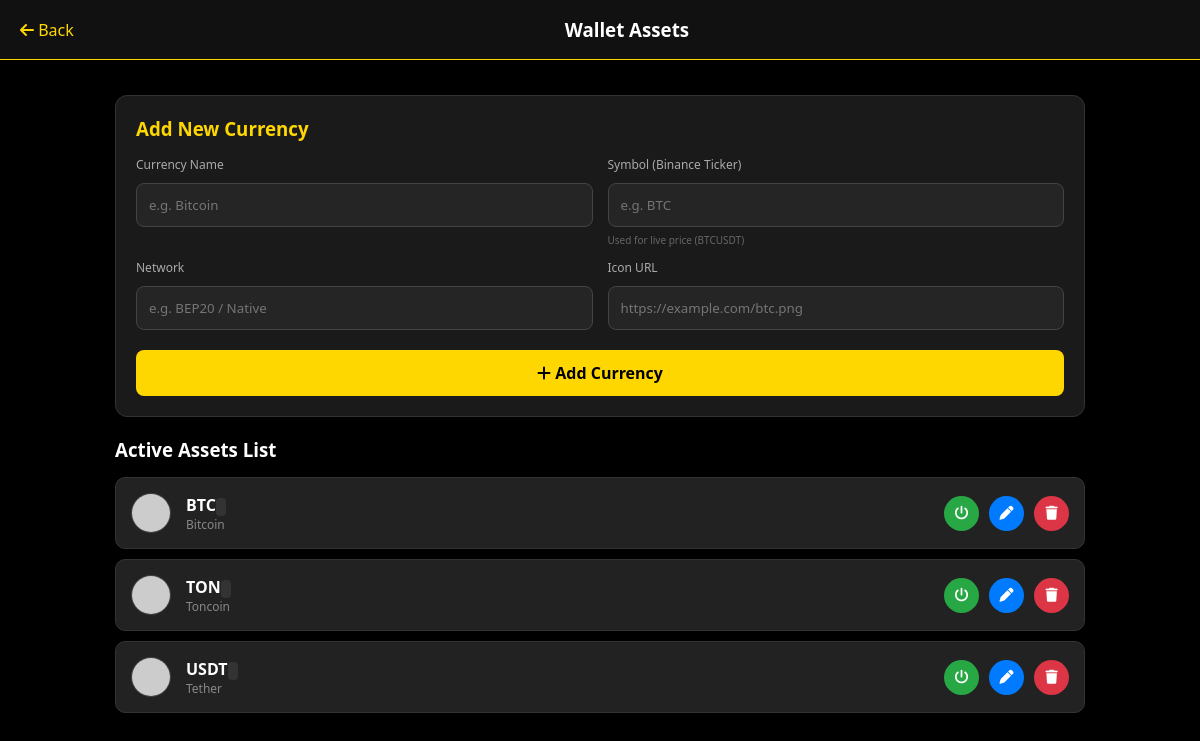
The app's page /admin/assets.php (signed in) with its own data.
### tables this page shows
CREATE TABLE `assets` (
  `id` int(11) NOT NULL AUTO_INCREMENT,
  `symbol` varchar(10) NOT NULL,
  `name` varchar(50) NOT NULL,
  `icon_url` varchar(255) DEFAULT NULL,
  `is_active` tinyint(1) DEFAULT 1,
  PRIMARY KEY (`id`)
);

### admin/assets.php (the view, shortened to what this page needs)
<?php
require_once '../includes/db_connect.php';
$assets = $pdo->query("SELECT * FROM assets ORDER BY id DESC")->fetchAll(PDO::FETCH_ASSOC);
?>
<!DOCTYPE html>
<html lang="en">
<head>
    <link rel="stylesheet" href="../assets/css/style.css">
    <link rel="stylesheet" href="https://cdnjs.cloudflare.com/ajax/libs/font-awesome/6.4.0/css/all.min.css">
</head>
<body>
    <div class="admin-nav">
        <a href="dashboard.php" style="color: gold; text-decoration: none;"><i class="fa-solid fa-arrow-left"></i> Back</a>
        <h3 style="color: white;">Wallet Assets</h3>
    </div>
    <div class="container">
        <div class="card">
            <h3 style="color: gold; margin-bottom: 15px;">Add New Currency</h3>
            <form method="POST">
                <div class="row">
                    <div class="col">
                        <label>Currency Name</label>
                        <input type="text" name="name" placeholder="e.g. Bitcoin" required>
                    </div>
                    <div class="col">
                        <label>Symbol (Binance Ticker)</label>
                        <input type="text" name="symbol" placeholder="e.g. BTC" required>
                        <small style="color: #666; font-size: 10px;">Used for live price (BTCUSDT)</small>
                    </div>
                </div>
                <div class="row" style="margin-top: 10px;">
                    <div class="col">
                        <label>Network</label>
                        <input type="text" name="network" placeholder="e.g. BEP20 / Native" required>
                    </div>
                    <div class="col">
                        <label>Icon URL</label>
                        <input type="text" name="icon_url" placeholder="https://example.com/btc.png" required>
                    </div>
                </div>
                <button type="submit" name="btn_add_asset" class="btn" style="background: gold; color: black; margin-top: 20px; width: 100%; padding: 12px; font-weight: bold; border: none; border-radius: 8px; cursor: pointer;">
                    <i class="fa-solid fa-plus"></i> Add Currency
                </button>
            </form>
        </div>
        <h3 style="color: #fff; margin-bottom: 15px;">Active Assets List</h3>
        <div class="asset-list">
            <?php if(count($assets) > 0): ?>
                <?php foreach($assets as $coin): ?>
                <div class="asset-item" style="opacity: <?php echo $coin['is_active'] ? '1' : '0.5'; ?>">
                    <div class="coin-info">
                        <img src="<?php echo htmlspecialchars($coin['icon_url']); ?>" onerror="this.src='https://via.placeholder.com/40'" class="coin-icon">
                        <div>
                            <div style="font-weight: bold; color: white; font-size: 16px;">
                                <?php echo htmlspecialchars($coin['symbol']); ?>
                                <span style="font-size: 10px; background: #333; padding: 2px 5px; border-radius: 4px; color: gold;">
                                </span>
                            </div>
                            <div style="font-size: 12px; color: #888;"><?php echo htmlspecialchars($coin['name']); ?></div>
                        </div>
                    </div>
                    <div class="action-group">
                        <a href="?toggle=<?php echo $coin['id']; ?>&s=<?php echo $coin['is_active']; ?>"
                           class="circle-btn <?php echo $coin['is_active'] ? 'btn-on' : 'btn-off'; ?>"
                           title="<?php echo $coin['is_active'] ? 'Disable' : 'Enable'; ?>">
                           <i class="fa-solid fa-power-off"></i>
                        </a>
                        <button onclick='openEditModal(<?php echo json_encode($coin); ?>)' class="circle-btn btn-edit">
                            <i class="fa-solid fa-pen"></i>
                        </button>
                        <a href="?del=<?php echo $coin['id']; ?>" class="circle-btn btn-del" onclick="return confirm('Are you sure you want to delete this currency?');">
                            <i class="fa-solid fa-trash"></i>
                        </a>
                    </div>
                </div>
                <?php endforeach; ?>
            <?php else: ?>
                <div style="text-align: center; padding: 30px; color: #666;">No assets found. Add one above.</div>
            <?php endif; ?>
        </div>
    </div>
</body>
</html>

### assets/css/style.css (style rules this page uses)
:root { --primary-gold: #FFD700; --bg-dark: #000000; --card-bg: #1a1a1a; --text-white: #ffffff; --text-gray: #aaaaaa; --danger: #ff4d4d; --success: #28a745; }
* { box-sizing: border-box; margin: 0; padding: 0; font-family: 'Segoe UI', Tahoma, Geneva, Verdana, sans-serif; -webkit-tap-highlight-color: transparent; }
body { background-color: var(--bg-dark); color: var(--text-white); background-image: url('../images/bg.jpg'); background-size: cover; background-attachment: fixed; background-position: center; padding-top: 90px; padding-bottom: 80px; min-height: 100vh; }
body::before { content: ""; position: fixed; top: 0; left: 0; width: 100%; height: 100%; background: rgba(0, 0, 0, 0.85); z-index: -1; }
.container { padding: 0 15px; }
.card { background: var(--card-bg); border: 1px solid #333; border-radius: 20px; padding: 20px; margin-bottom: 20px; box-shadow: 0 4px 6px rgba(0,0,0,0.3); }
.btn { width: 100%; padding: 12px; border: none; border-radius: 12px; font-weight: bold; font-size: 16px; cursor: pointer; transition: 0.3s; text-align: center; }
label { display: block; margin-bottom: 5px; color: var(--text-gray); font-size: 13px; }
input, select { width: 100%; padding: 12px; background: #2a2a2a; border: 1px solid #444; border-radius: 10px; color: #fff; outline: none; }

### admin/assets.php (style rules this page uses)
body { padding-top: 80px; background: #000; color: #ddd; }
.admin-nav { position: fixed; top: 0; left: 0; width: 100%; height: 60px; background: #111; border-bottom: 1px solid gold; display: flex; align-items: center; justify-content: space-between; padding: 0 20px; z-index: 100; }
.container { max-width: 1000px; margin: auto; padding: 15px; }
.card { background: #1a1a1a; padding: 20px; border-radius: 12px; border: 1px solid #333; margin-bottom: 20px; }
.row { display: flex; gap: 15px; flex-wrap: wrap; }
.col { flex: 1; min-width: 200px; }
input { background: #252525; border: 1px solid #444; color: white; padding: 12px; width: 100%; border-radius: 8px; margin-top: 5px; outline: none; }
label { font-size: 12px; color: #aaa; }
.asset-list { display: flex; flex-direction: column; gap: 10px; }
.asset-item { display: flex; justify-content: space-between; align-items: center; background: #222; padding: 15px; border-radius: 10px; border: 1px solid #333; transition: 0.2s; }
.coin-info { display: flex; align-items: center; gap: 15px; }
.coin-icon { width: 40px; height: 40px; border-radius: 50%; object-fit: cover; border: 1px solid #444; }
.action-group { display: flex; gap: 10px; align-items: center; }
.circle-btn { width: 35px; height: 35px; border-radius: 50%; display: flex; align-items: center; justify-content: center; border: none; cursor: pointer; color: white; text-decoration: none; font-size: 14px; transition: 0.2s; }
.btn-edit { background: #007bff; }
.btn-del { background: #dc3545; }
.btn-on { background: #28a745; }

### records on screen
assets: symbol "BTC", name "Bitcoin"
assets: symbol "TON", name "Toncoin"
assets: symbol "USDT", name "Tether"
